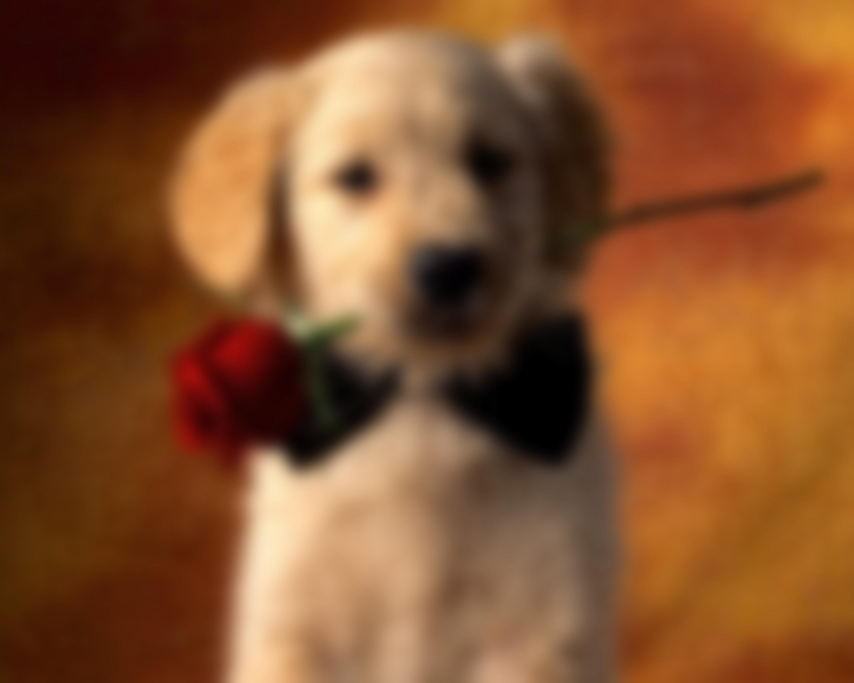
#> input picture smoothed_dog1.jpg, 2560 x 2048 px, found by its file name (shown at 1/3 size)
$ python 2.py
#> lines starting #> are read from the running program, lines starting #| are printed output that depends on the picture; after the words box and inside, x2 and y2 are one past the last pixel; in counts of white or black regions, pixels touching at a corner belong together
'''
Differentiate between gray scale image and binary image. Convert the output images of Q1 into its corresponding
binary images and then resize to 64x64 pixels using any suitable programs.
'''
from PIL import Image

# Open the previously smoothed images
smoothed_gaussian = Image.open("/COLLEGE/SE/Group activity 02/smoothed_dog1.jpg")
#> smoothed_gaussian is the input picture: PIL image 2560x2048 RGB; mean R, G, B 132.5, 81.3, 45.1
smoothed_median = Image.open("/COLLEGE/SE/Group activity 02/smoothed_dog2.png")
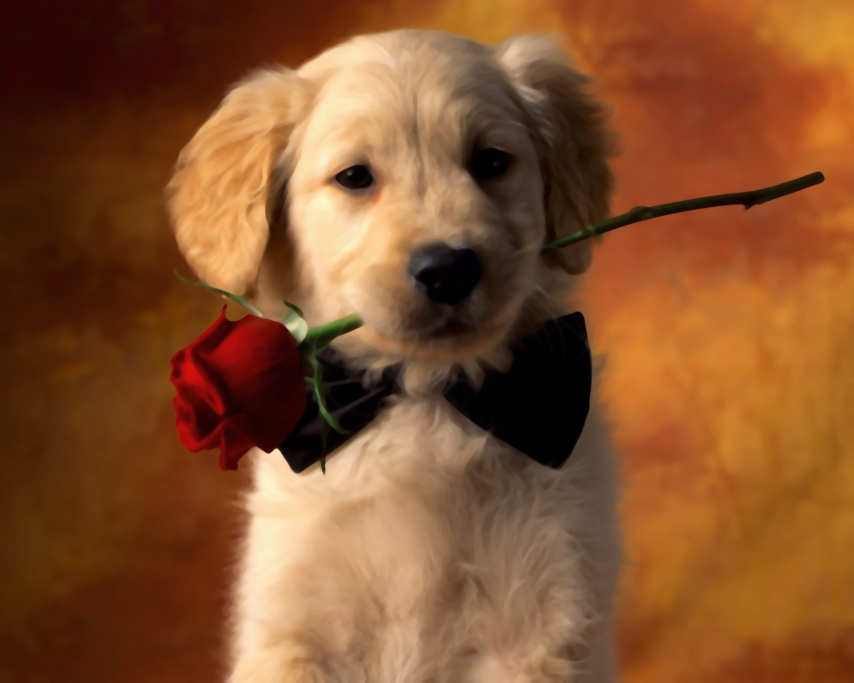
#> input picture smoothed_dog2.png, 2560 x 2048 px, found by its file name (shown at 1/3 size)
#> smoothed_median is the input picture: PIL image 2560x2048 RGB; mean R, G, B 132.5, 81.3, 44.9

# Convert to grayscale
smoothed_gaussian_gray = smoothed_gaussian.convert("L")
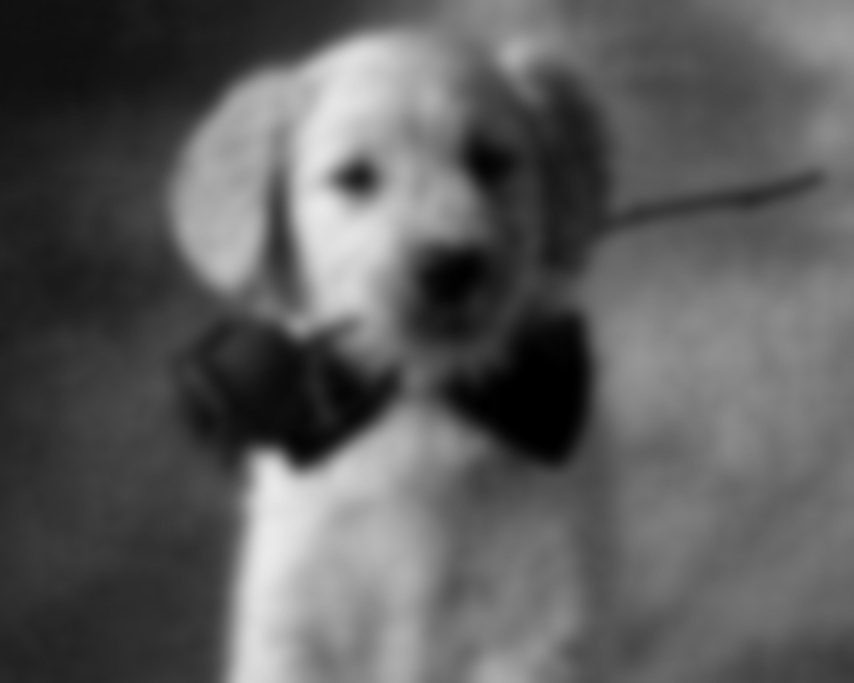
#> smoothed_gaussian_gray: PIL image 2560x2048 L (shown at 1/3 size); min 0, max 235, mean 92.5
smoothed_median_gray = smoothed_median.convert("L")
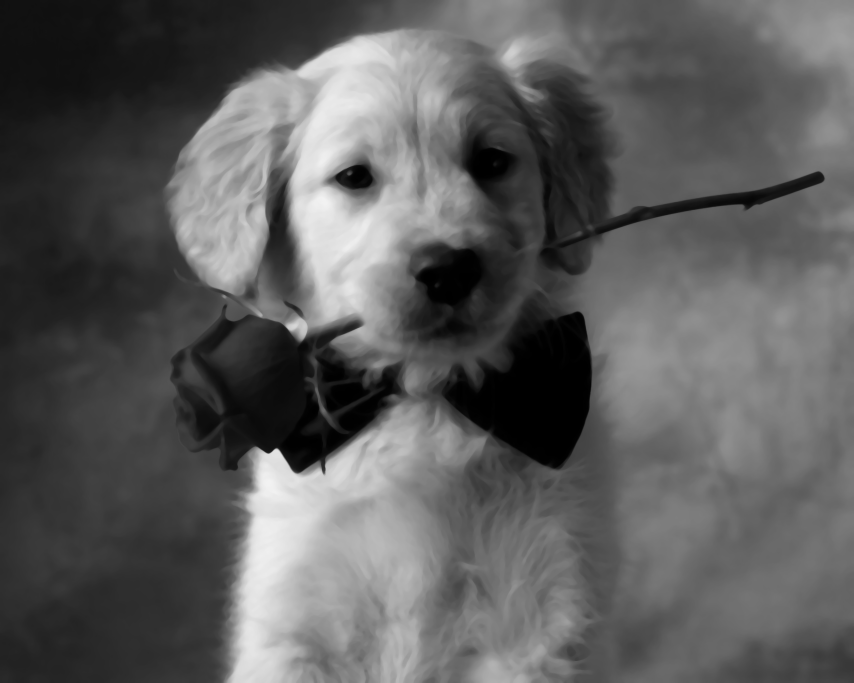
#> smoothed_median_gray: PIL image 2560x2048 L (shown at 1/3 size); min 0, max 242, mean 92.5

# Convert to binary using a threshold (128 in this example)
threshold = 128
smoothed_gaussian_binary = smoothed_gaussian_gray.point(lambda p: p > threshold and 255)
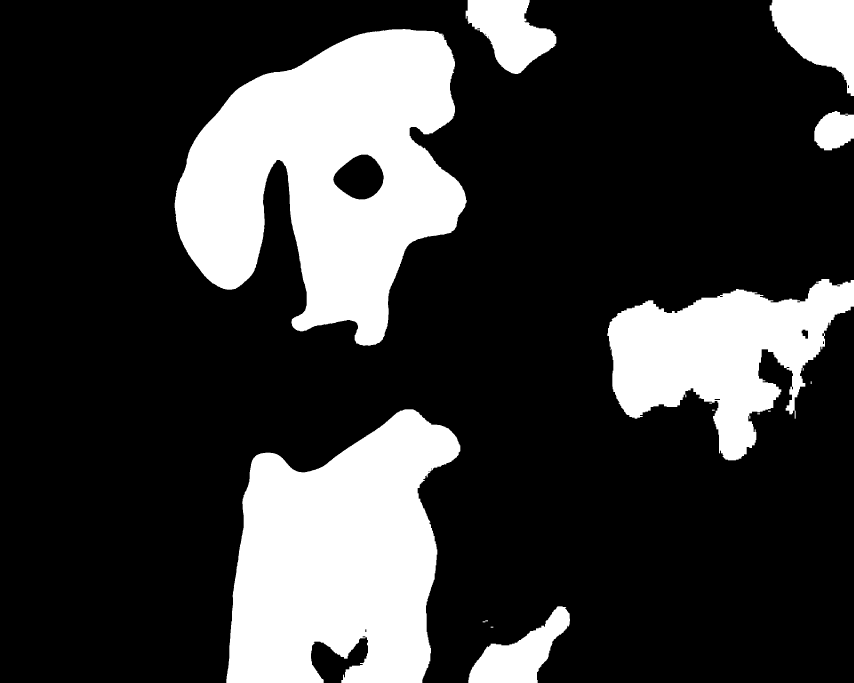
#> smoothed_gaussian_binary: PIL image 2560x2048 L (shown at 1/3 size); 23.4% white; 14 white regions (1 under 20 px), largest, box (x1, y1, x2, y2) and area: (524, 87, 1400, 1037) 492575, (679, 1228, 1381, 2048) 405394, (1822, 837, 2560, 1381) 206518
smoothed_median_binary = smoothed_median_gray.point(lambda p: p > threshold and 255)
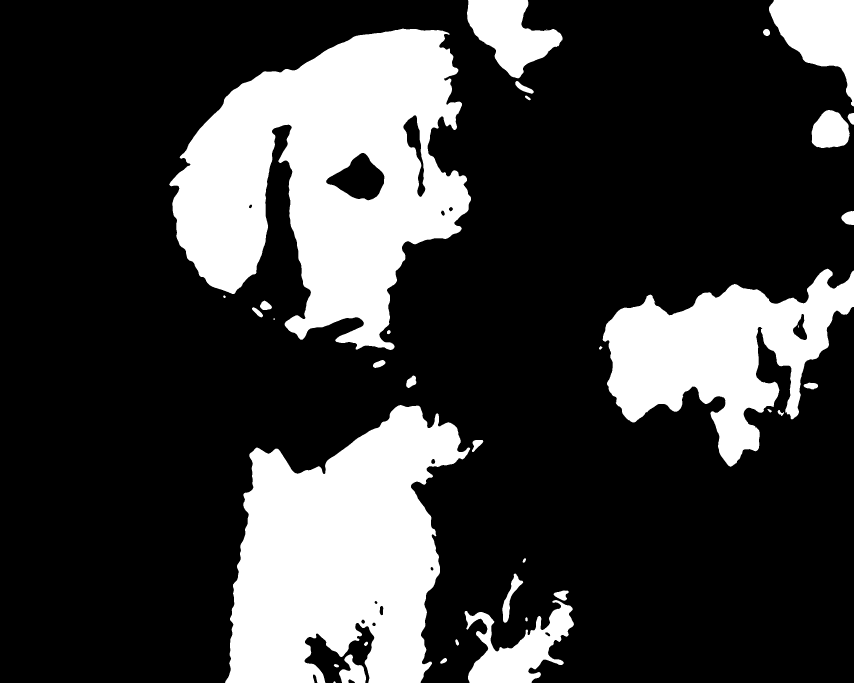
#> smoothed_median_binary: PIL image 2560x2048 L (shown at 1/3 size); 23.8% white; 36 white regions (3 under 20 px), largest, box (x1, y1, x2, y2) and area: (508, 86, 1413, 1050) 498210, (675, 1215, 1411, 2048) 398186, (1808, 806, 2560, 1400) 211552

# Resize to 64x64 pixels
resized_gaussian_binary = smoothed_gaussian_binary.resize((64, 64))
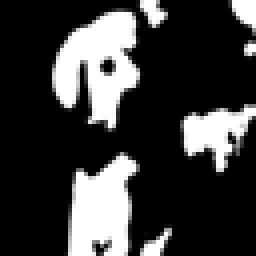
#> resized_gaussian_binary: PIL image 64x64 L (shown 4 times larger); min 0, max 255, mean 59.6
resized_median_binary = smoothed_median_binary.resize((64, 64))
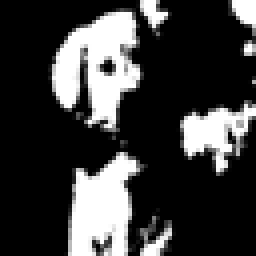
#> resized_median_binary: PIL image 64x64 L (shown 4 times larger); min 0, max 255, mean 60.8

# Save the binary and resized images
resized_gaussian_binary.save("binary_smoothed_dog1.jpg")
resized_median_binary.save("binary_smoothed_dog2.jpg")
